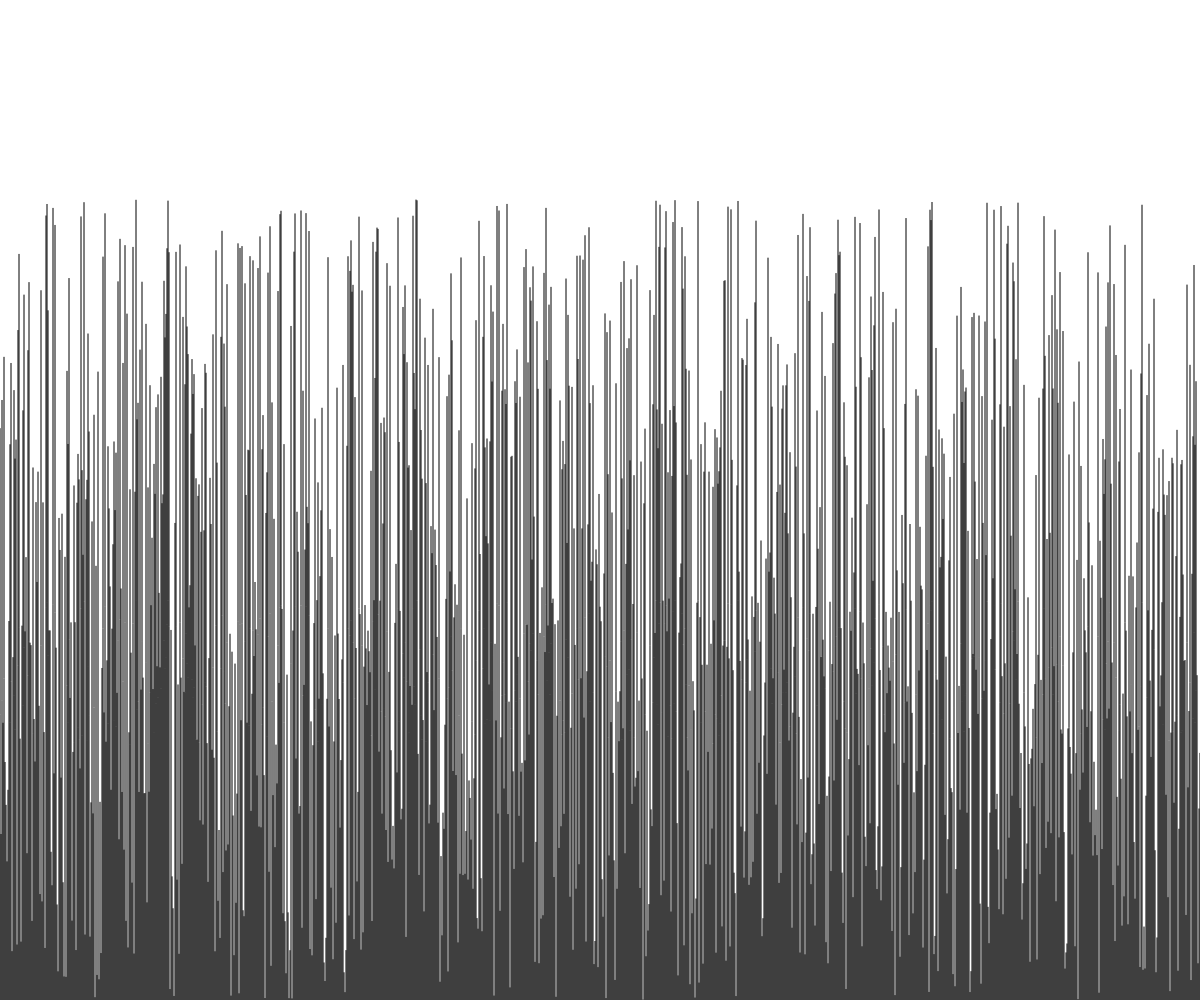
Frame 1 (no input)
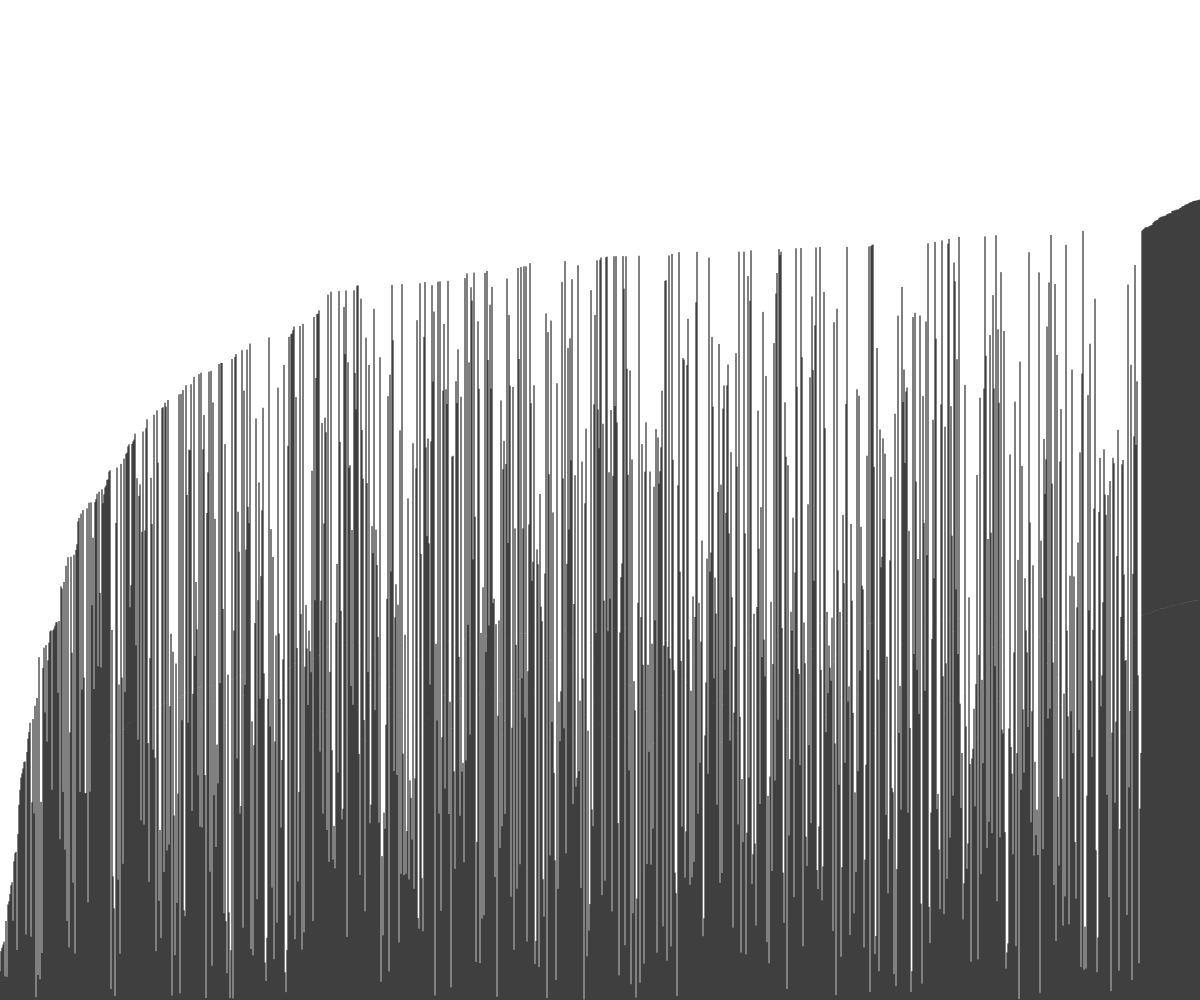
Frame 60 (no input)
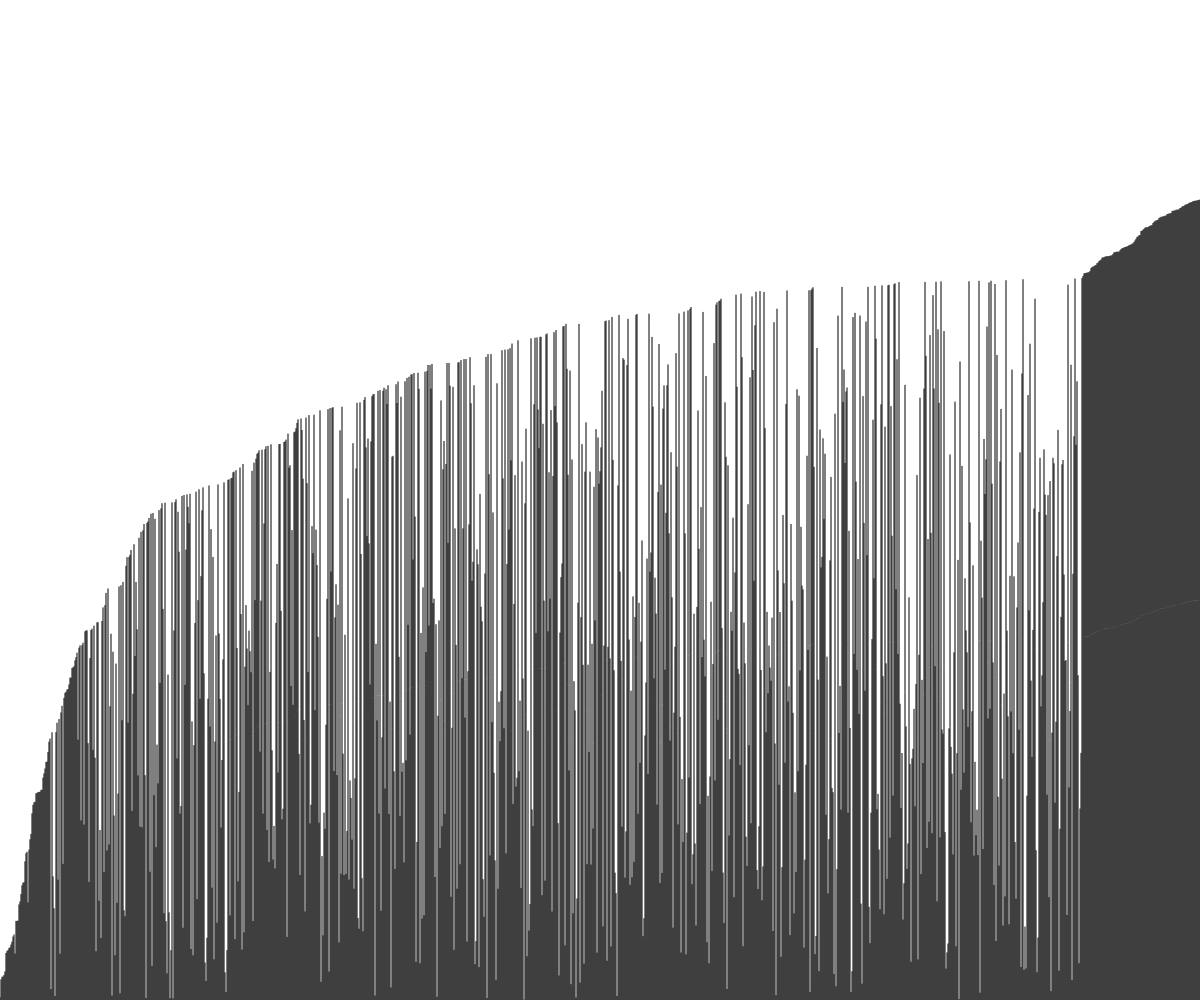
Frame 120 (the mouse pressed at the canvas centre since frame 60)

The p5.js sketch that drew these frames (run headless with seeded random() and noise() and a simulated clock; from frame 60 on, the mouse is pressed at the canvas centre):

// p5.js sketch
// ── sketch.js
let arr = [];

function setup() {
  createCanvas(windowWidth, windowHeight);
  for(let i = 0 ; i<= windowWidth ; i++)
  {
    arr[i] = random(height - 200);
  }
}





function BubbleSort(firstLoop){  
  let b;
  
  for(b = 0 ; b < arr.length - firstLoop - 1 ; b++)
  {
   if(arr[b] > arr[b+1])
    {
      swap(arr , b ,b+1);
    }
  }
  firstLoop++;  
  if(firstLoop > arr.length)
  {
    noLoop();
  }
        
}

        
function swap(arr,a ,b){
  let temp = arr[a];
  arr[a] = arr[b];
  arr[b] = temp;
}

function draw() {
  background(255);
  for (let i = 0; i < arr.length; i++) {
    stroke(0);
    line(i, height , i , height - arr[i]);
  }
  BubbleSort(0);
}
